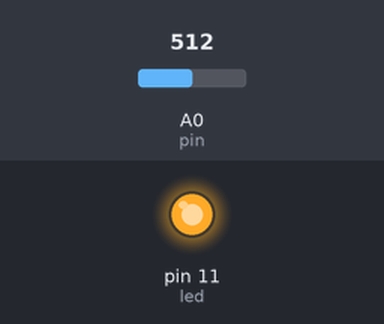
Recording of a sketch running on a simulated Arduino Uno, built with avr-gcc and run on an emulated ATmega328P. On the bench: output pins drawn as LEDs (lit = HIGH). Inputs (shaded band) come from the test bench; at power-on: A0 (pin) = 512. What the sketch prints to the serial monitor is not drawn.

Above: at 0.1 s.
Timing chart, 0 to 1.6 s (numbered marks = the images above):
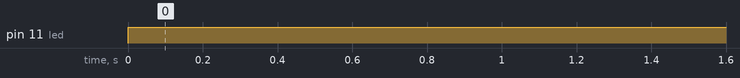

The sketch:

Exercise_7_2.ino
```cpp
int pin = A0;
int vcc = 5000;
int offset = 29;
int led = 11;

int value;
int voltage;
int field;

void setup() {
  Serial.begin(9600);
  pinMode(led, OUTPUT);
}

void loop() {
  value = analogRead(pin);
  voltage = value * (vcc / 1024.0);
  field = map(voltage, 1000, 4000, -100, 100) + offset;
  if (abs(field) > 5) {
    digitalWrite(led, HIGH);
  } else {
    digitalWrite(led, LOW);
  }

  Serial.print("Value: ");
  Serial.print(value);
  Serial.print("\t");
  Serial.print(voltage);
  Serial.println(" mV");
  Serial.print("Magnetic Field: ");
  Serial.print(field);
  Serial.println(" mT");
  Serial.println("==========================");
  delay(1000);
}
```

Measured:
- by itself, pin 11 (led): LOW → HIGH at 0.00 s
